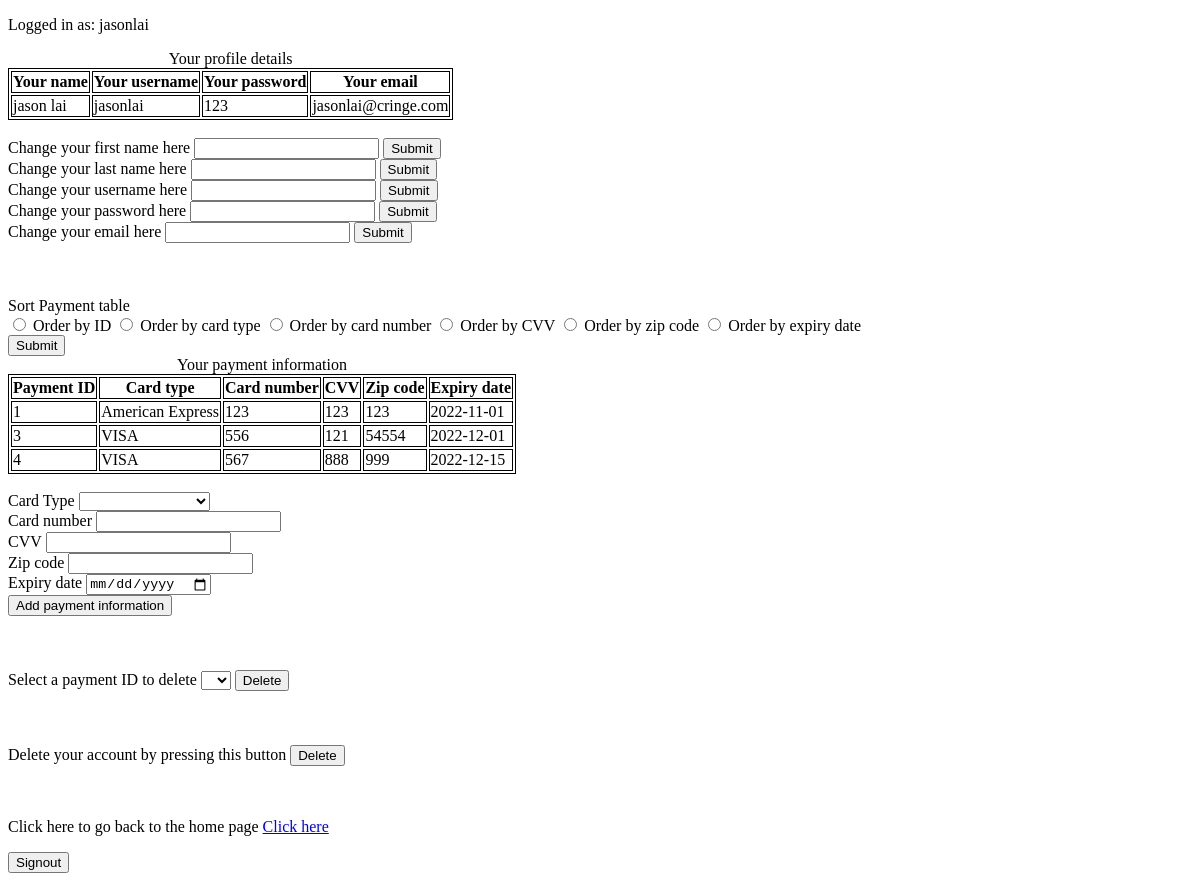
The page /final/profileEdit.php (signed in) on the database as committed earlier.
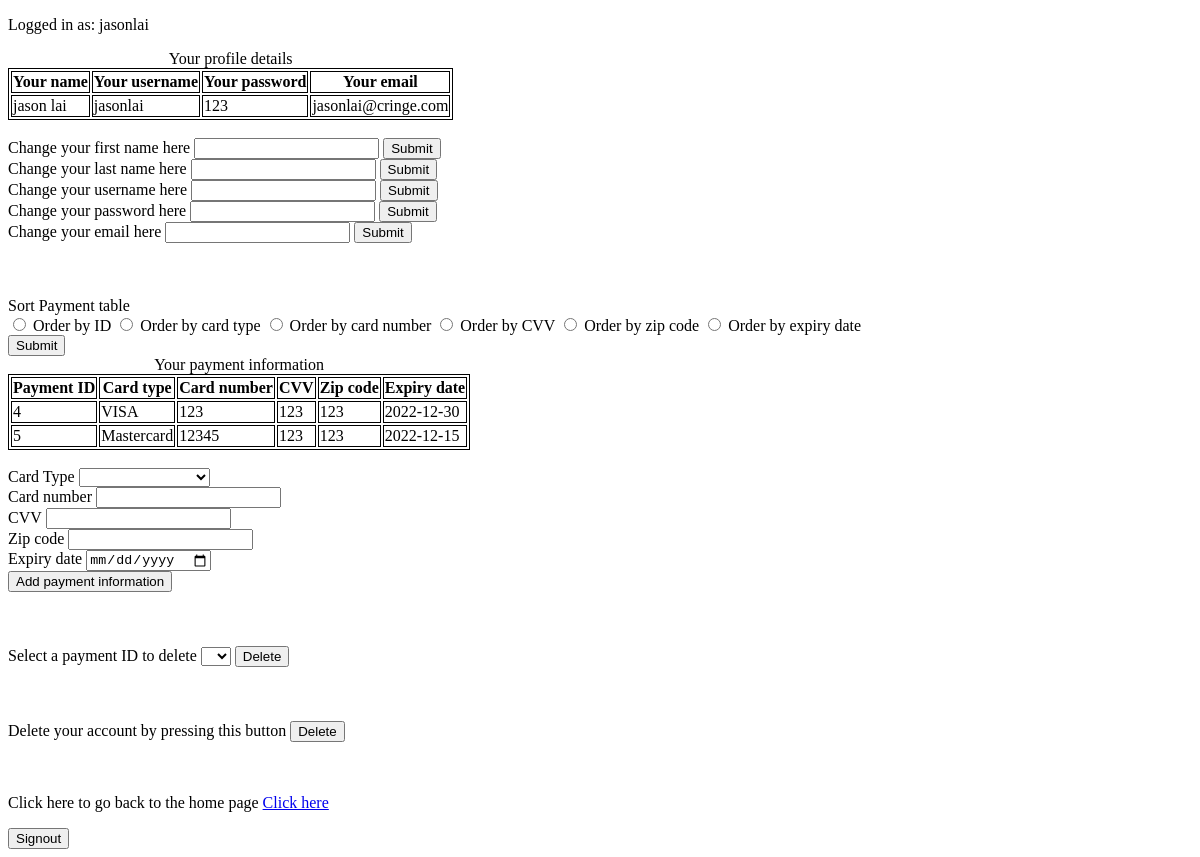
The same page on the database as committed later.
### tables this page shows
CREATE TABLE `payment_info` (
  `payment_id` int(11) NOT NULL,
  `user_id` int(11) NOT NULL,
  `card_type` text NOT NULL,
  `card_num` text NOT NULL,
  `CVV` text NOT NULL,
  `zip_code` text NOT NULL,
  `exp_date` date NOT NULL
);

### final/profileEditBackend.php (the view, shortened to what this page needs)
<?php
$link = mysqli_connect(DB_SERVER, DB_USERNAME, DB_PASSWORD, DB_NAME);
$student_table = "";
$payload = "SELECT user_id, user_fname, user_lname, username, password, email FROM user WHERE user_id = '".$_SESSION['user_id']."'";
$result = mysqli_query($link, $payload);
if (mysqli_num_rows($result) > 0) {
	$row = mysqli_fetch_assoc($result);
	$student_table .= "<table><caption>Your profile details</caption><tr><th>Your name</th><th>Your username</th><th>Your password</th><th>Your email</th></tr>";
	$student_table .= "<tr><td>".$row["user_fname"]." ".$row["user_lname"]."</td><td>".$row["username"]."</td><td>".$row["password"]."</td><td>".$row["email"]."</td></tr>";
	$student_table .= "</table>";
}
else
{
	$student_table .= "<table><tr><th>Student name</th><th>Student username</th><th>Student password</th><th>Student email</th></tr></table>";
	$student_table .= "<p>0 results</p>";
}
$payload = "SELECT payment_id, card_type, card_num, CVV, zip_code, exp_date FROM payment_info WHERE user_id = '".$_SESSION['user_id']."'";
$payment_table = print_payment_table($link, $payload);
function print_payment_table($link, $payload) {
	$table = "<table><caption>Your payment information</caption><tr><th>Payment ID</th><th>Card type</th><th>Card number</th><th>CVV</th><th>Zip code</th><th>Expiry date</th></tr>";
	$result = mysqli_query($link, $payload);
	if (mysqli_num_rows($result) > 0) {
		while ($row = mysqli_fetch_assoc($result)) {
			$table .= "<tr><td>".$row["payment_id"]."</td><td>".$row["card_type"]."</td><td>".$row["card_num"]."</td><td>".$row["CVV"]."</td><td>".$row["zip_code"]."</td><td>".$row["exp_date"]."</td></tr>";
		}
		$table .= "</table>";
	}
	else
	{
		$table .= "</table>";
		$table .= "<p>0 results</p>";
	}
	return $table;
}
?>

Rows that differ between the two databases and show on the page:
removed payment_info: payment_id "1", card_type "American Express", card_num "123", CVV "123", zip_code "123", exp_date "2022-11-01"
removed payment_info: payment_id "3", card_type "VISA", card_num "556", CVV "121", zip_code "54554", exp_date "2022-12-01"
changed payment_info "VISA": card_num "567" → "123"; CVV "888" → "123"; zip_code "999" → "123"; exp_date "2022-12-15" → "2022-12-30"
added payment_info: payment_id "5", card_type "Mastercard", card_num "12345", CVV "123", zip_code "123", exp_date "2022-12-15"
